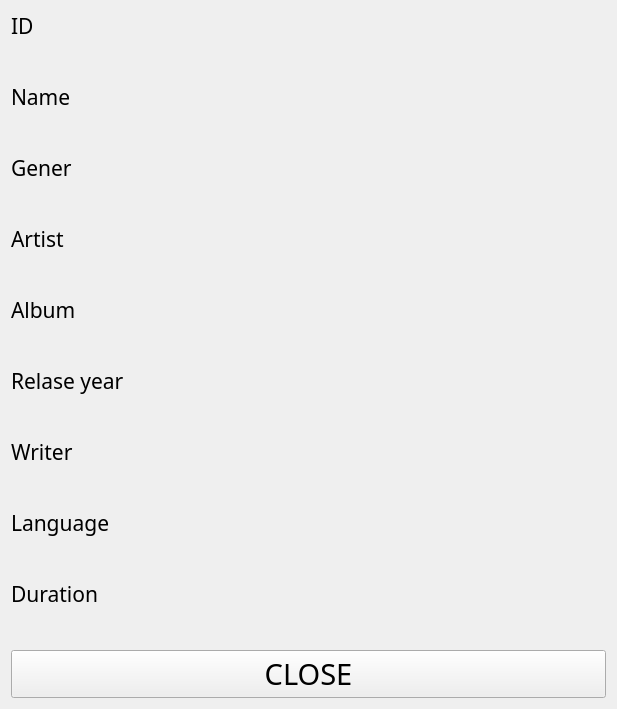
<?xml version="1.0" encoding="UTF-8"?>
<ui version="4.0">
 <class>ShowWnd</class>
 <widget class="QWidget" name="ShowWnd">
  <property name="geometry">
   <rect>
    <x>0</x>
    <y>0</y>
    <width>617</width>
    <height>592</height>
   </rect>
  </property>
  <property name="windowTitle">
   <string>Show</string>
  </property>
  <property name="windowIcon">
   <iconset resource="ICON.qrc">
    <normaloff>:/new/icon/office-reports-icon-outline-office-reports-vector-icon-for-web-design-isolated-on-white-background-700-219898713.jpg</normaloff>:/new/icon/office-reports-icon-outline-office-reports-vector-icon-for-web-design-isolated-on-white-background-700-219898713.jpg</iconset>
  </property>
  <layout class="QVBoxLayout" name="verticalLayout">
   <item>
    <widget class="QLabel" name="label_id">
     <property name="font">
      <font>
       <family>Modern No. 20</family>
       <pointsize>16</pointsize>
      </font>
     </property>
     <property name="text">
      <string>ID</string>
     </property>
    </widget>
   </item>
   <item>
    <widget class="QLabel" name="show_id">
     <property name="font">
      <font>
       <family>Century Gothic</family>
       <pointsize>16</pointsize>
      </font>
     </property>
     <property name="text">
      <string/>
     </property>
    </widget>
   </item>
   <item>
    <widget class="QLabel" name="label_name">
     <property name="font">
      <font>
       <family>Modern No. 20</family>
       <pointsize>16</pointsize>
      </font>
     </property>
     <property name="text">
      <string>Name</string>
     </property>
    </widget>
   </item>
   <item>
    <widget class="QLabel" name="show_name">
     <property name="font">
      <font>
       <family>Century Gothic</family>
       <pointsize>16</pointsize>
      </font>
     </property>
     <property name="text">
      <string/>
     </property>
    </widget>
   </item>
   <item>
    <widget class="QLabel" name="label_gener">
     <property name="font">
      <font>
       <family>Modern No. 20</family>
       <pointsize>16</pointsize>
      </font>
     </property>
     <property name="text">
      <string>Gener</string>
     </property>
    </widget>
   </item>
   <item>
    <widget class="QLabel" name="show_gener">
     <property name="font">
      <font>
       <family>Century Gothic</family>
       <pointsize>16</pointsize>
      </font>
     </property>
     <property name="text">
      <string/>
     </property>
    </widget>
   </item>
   <item>
    <widget class="QLabel" name="label_artist">
     <property name="font">
      <font>
       <family>Modern No. 20</family>
       <pointsize>16</pointsize>
      </font>
     </property>
     <property name="text">
      <string>Artist</string>
     </property>
    </widget>
   </item>
   <item>
    <widget class="QLabel" name="show_artist">
     <property name="font">
      <font>
       <family>Century Gothic</family>
       <pointsize>16</pointsize>
      </font>
     </property>
     <property name="text">
      <string/>
     </property>
    </widget>
   </item>
   <item>
    <widget class="QLabel" name="label_album">
     <property name="font">
      <font>
       <family>Modern No. 20</family>
       <pointsize>16</pointsize>
      </font>
     </property>
     <property name="text">
      <string>Album</string>
     </property>
    </widget>
   </item>
   <item>
    <widget class="QLabel" name="show_album">
     <property name="font">
      <font>
       <family>Century Gothic</family>
       <pointsize>16</pointsize>
      </font>
     </property>
     <property name="text">
      <string/>
     </property>
    </widget>
   </item>
   <item>
    <widget class="QLabel" name="label_year">
     <property name="font">
      <font>
       <family>Modern No. 20</family>
       <pointsize>16</pointsize>
      </font>
     </property>
     <property name="text">
      <string>Relase year</string>
     </property>
    </widget>
   </item>
   <item>
    <widget class="QLabel" name="show_year">
     <property name="font">
      <font>
       <family>Century Gothic</family>
       <pointsize>16</pointsize>
      </font>
     </property>
     <property name="text">
      <string/>
     </property>
    </widget>
   </item>
   <item>
    <widget class="QLabel" name="label_writer">
     <property name="font">
      <font>
       <family>Modern No. 20</family>
       <pointsize>16</pointsize>
      </font>
     </property>
     <property name="text">
      <string>Writer</string>
     </property>
    </widget>
   </item>
   <item>
    <widget class="QLabel" name="show_writer">
     <property name="font">
      <font>
       <family>Century Gothic</family>
       <pointsize>16</pointsize>
      </font>
     </property>
     <property name="text">
      <string/>
     </property>
    </widget>
   </item>
   <item>
    <widget class="QLabel" name="label_lng">
     <property name="font">
      <font>
       <family>Modern No. 20</family>
       <pointsize>16</pointsize>
      </font>
     </property>
     <property name="text">
      <string>Language</string>
     </property>
    </widget>
   </item>
   <item>
    <widget class="QLabel" name="show_lng">
     <property name="font">
      <font>
       <family>Century Gothic</family>
       <pointsize>16</pointsize>
      </font>
     </property>
     <property name="text">
      <string/>
     </property>
    </widget>
   </item>
   <item>
    <widget class="QLabel" name="label_time">
     <property name="font">
      <font>
       <family>Modern No. 20</family>
       <pointsize>16</pointsize>
      </font>
     </property>
     <property name="text">
      <string>Duration</string>
     </property>
    </widget>
   </item>
   <item>
    <widget class="QLabel" name="show_duration">
     <property name="font">
      <font>
       <family>Century Gothic</family>
       <pointsize>16</pointsize>
      </font>
     </property>
     <property name="text">
      <string/>
     </property>
    </widget>
   </item>
   <item>
    <widget class="QPushButton" name="pB_close">
     <property name="font">
      <font>
       <family>Modern No. 20</family>
       <pointsize>22</pointsize>
      </font>
     </property>
     <property name="text">
      <string>CLOSE</string>
     </property>
    </widget>
   </item>
  </layout>
 </widget>
 <resources>
  <include location="ICON.qrc"/>
 </resources>
 <connections/>
</ui>
